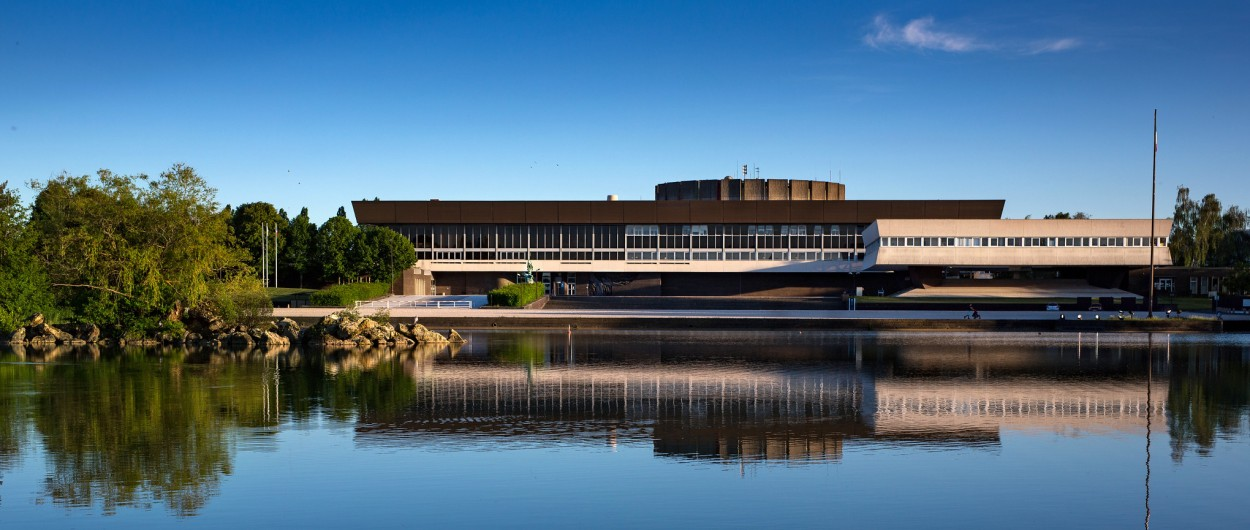
#> input picture poster/results/polyt.jpg, 1250 x 530 px
$ python 13_tile_overlap_polyt.py
#> lines starting #> are read from the running program, lines starting #| are printed output that depends on the picture
"""
poster/13_tile_overlap_polyt.py — tile_overlap_zoom sur polyt.jpg (crop 1920x1080)
"""
import os
import numpy as np
import matplotlib.pyplot as plt
import matplotlib.patches as patches
from PIL import Image

RESULTS = os.path.join(os.path.dirname(__file__), "results")
IMG_PATH = os.path.join(RESULTS, "polyt.jpg")
OUT_PATH = os.path.join(RESULTS, "tile_overlap_zoom_polyt.png")

PATCH_SIZE = 256
OVERLAP    = 32
STRIDE     = PATCH_SIZE - OVERLAP
W, H       = 1920, 1080


def get_patch_coords(H, W, patch_size, overlap):
    stride = patch_size - overlap
    coords = []
    y = 0
    while True:
        y0 = min(y, H - patch_size)
        x = 0
        while True:
            x0 = min(x, W - patch_size)
            coords.append((y0, x0))
            if x0 + patch_size >= W:
                break
            x += stride
        if y0 + patch_size >= H:
            break
        y += stride
    return coords


# --- Charger et crop 1920x1080 centré ---
img = Image.open(IMG_PATH).convert("RGB")
#> img is the input picture: PIL image 1250x530 RGB; mean R, G, B 81.1, 109, 128.1
iw, ih = img.size
#> iw = 1250; ih = 530
# Crop centré pour respecter le ratio 1920x1080
target_ratio = W / H
img_ratio = iw / ih
#> img_ratio = 2.36

if img_ratio > target_ratio:
    # Image trop large → crop en largeur
    new_w = int(ih * target_ratio)
#> new_w = 942
    left  = (iw - new_w) // 2
#> left = 154
    img   = img.crop((left, 0, left + new_w, ih))
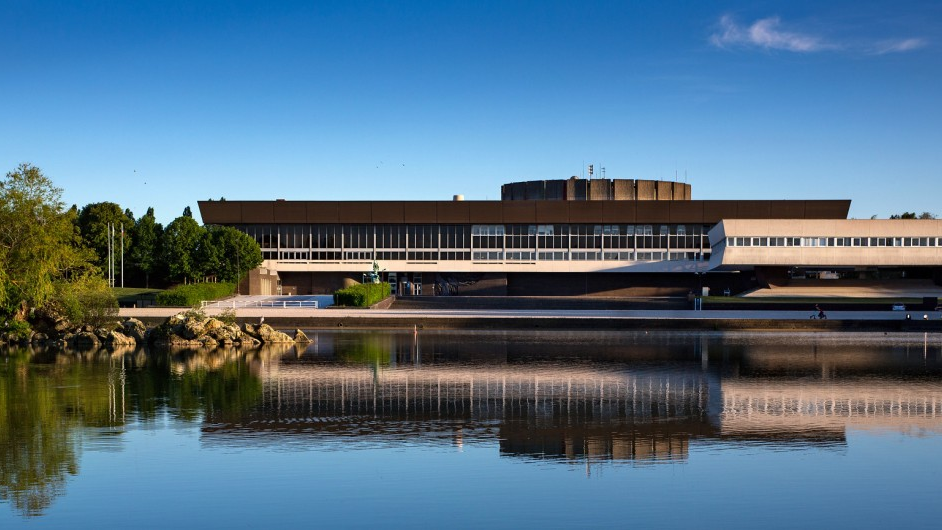
#> img: PIL image 942x530 RGB; mean R, G, B 83.9, 112.4, 133.2
else:
    # Image trop haute → crop en hauteur
    new_h = int(iw / target_ratio)
    top   = (ih - new_h) // 2
    img   = img.crop((0, top, iw, top + new_h))

img = img.resize((W, H), Image.LANCZOS)
#> img: PIL image 1920x1080 RGB
frame_img = np.array(img)

# --- Zoom sur 3x2 tuiles ---
coords = get_patch_coords(H, W, PATCH_SIZE, OVERLAP)
n_x = len(set(c[1] for c in coords))
n_y = len(set(c[0] for c in coords))

n_show_x = min(3, n_x)
n_show_y = min(2, n_y)
coords_show = [c for c in coords
               if c[1] // STRIDE < n_show_x and c[0] // STRIDE < n_show_y]

x_min = min(c[1] for c in coords_show)
x_max = min(max(c[1] for c in coords_show) + PATCH_SIZE, W)
y_min = min(c[0] for c in coords_show)
y_max = min(max(c[0] for c in coords_show) + PATCH_SIZE, H)

crop_zoom = frame_img[y_min:y_max, x_min:x_max]
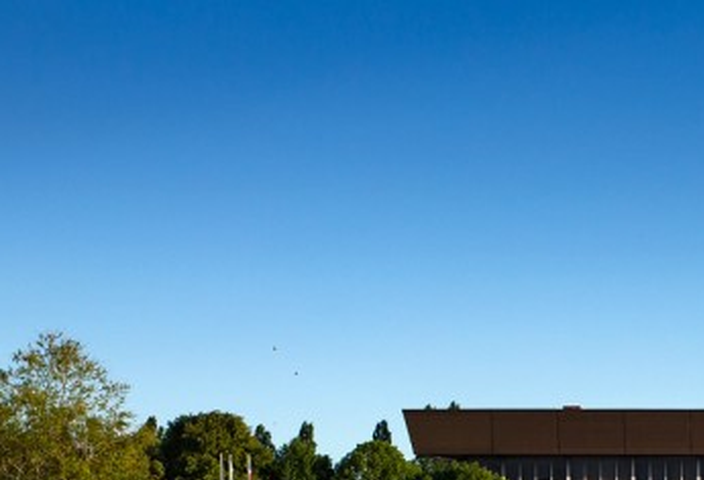
#> crop_zoom: shape (480, 704, 3); mean R, G, B 87.1, 147.3, 192

fig, ax = plt.subplots(figsize=(12, 7))
ax.imshow(crop_zoom, alpha=0.85)

tile_colors = [
    ("#3498db", "Tile A"), ("#e74c3c", "Tile B"), ("#2ecc71", "Tile C"),
    ("#9b59b6", "Tile D"), ("#f39c12", "Tile E"), ("#1abc9c", "Tile F"),
]

for i, (y0, x0) in enumerate(coords_show):
    col, lbl = tile_colors[i % len(tile_colors)]
    lx, ly = x0 - x_min, y0 - y_min

    ax.add_patch(patches.Rectangle((lx, ly), PATCH_SIZE, PATCH_SIZE,
                                    linewidth=0, facecolor=col, alpha=0.15))
    ax.add_patch(patches.Rectangle((lx, ly), PATCH_SIZE, PATCH_SIZE,
                                    linewidth=2.0, edgecolor=col, facecolor="none", alpha=0.9))
    ax.text(lx + PATCH_SIZE / 2, ly + PATCH_SIZE / 2, lbl,
            ha="center", va="center", fontsize=10, fontweight="bold",
            color="white", bbox=dict(boxstyle="round,pad=0.3", fc=col, alpha=0.8))

# Overlap zones
for i, (y0a, x0a) in enumerate(coords_show):
    for j, (y0b, x0b) in enumerate(coords_show):
        if i >= j:
            continue
        if y0a == y0b and x0b == x0a + STRIDE:
            lx = x0a + STRIDE - x_min
            ly = y0a - y_min
            ax.add_patch(patches.Rectangle((lx, ly), OVERLAP, PATCH_SIZE,
                                            linewidth=1.5, edgecolor="#f1c40f",
                                            facecolor="#f1c40f", alpha=0.45))
            ax.text(lx + OVERLAP / 2, ly + PATCH_SIZE / 2,
                    f"{OVERLAP}px\noverlap", ha="center", va="center",
                    fontsize=7, color="black",
                    bbox=dict(boxstyle="round,pad=0.1", fc="yellow", alpha=0.9))
        if x0a == x0b and y0b == y0a + STRIDE:
            lx = x0a - x_min
            ly = y0a + STRIDE - y_min
            ax.add_patch(patches.Rectangle((lx, ly), PATCH_SIZE, OVERLAP,
                                            linewidth=1.5, edgecolor="#f1c40f",
                                            facecolor="#f1c40f", alpha=0.45))
            ax.text(lx + PATCH_SIZE / 2, ly + OVERLAP / 2,
                    f"{OVERLAP}px overlap", ha="center", va="center",
                    fontsize=7, color="black",
                    bbox=dict(boxstyle="round,pad=0.1", fc="yellow", alpha=0.9))

ax.set_xlim(0, x_max - x_min)
ax.set_ylim(y_max - y_min, 0)
ax.set_title(
    f"Tiling with overlap — patch={PATCH_SIZE}×{PATCH_SIZE}px | overlap={OVERLAP}px (yellow) | stride={STRIDE}px\n"
    f"Pixels in overlap regions are predicted by 2 tiles and averaged",
    fontsize=11, fontweight="bold"
)
ax.set_xlabel("x (pixels)", fontsize=9)
ax.set_ylabel("y (pixels)", fontsize=9)

handles = [
    patches.Patch(facecolor="steelblue", edgecolor="white", alpha=0.6, label=f"Tile (256×256px)"),
    patches.Patch(facecolor="yellow",    edgecolor="black",  alpha=0.6, label=f"Overlap ({OVERLAP}px) — averaged"),
]
ax.legend(handles=handles, loc="lower right", fontsize=9)

plt.tight_layout()
plt.savefig(OUT_PATH, dpi=150, bbox_inches="tight")
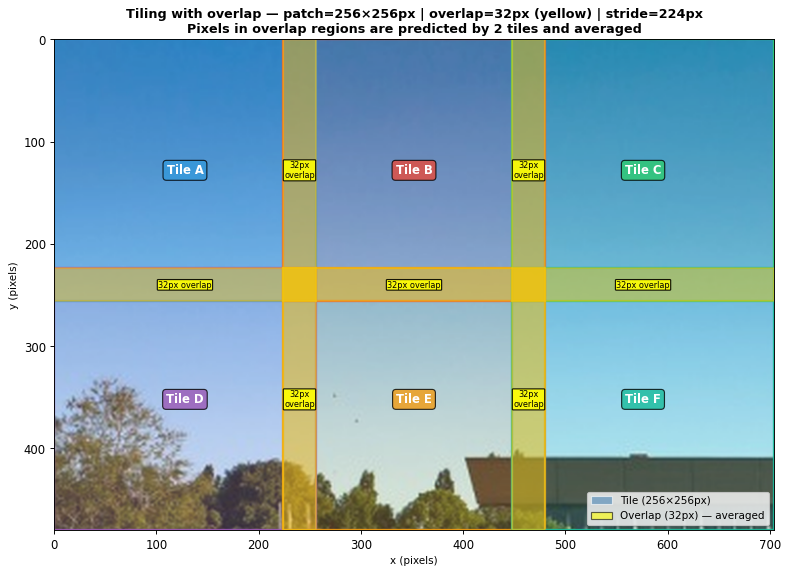
#> figure drawn by matplotlib, 1 panel
plt.close()
print(f"Saved: {OUT_PATH}")

$ run again, with poster/results/comparison_000.png saved as poster/results/polyt.jpg
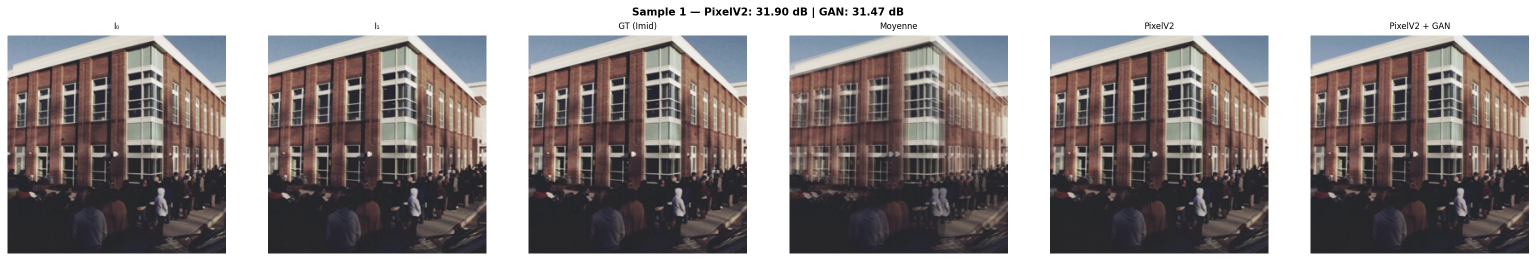
#> input picture poster/results/comparison_000.png, 3072 x 522 px (shown at 1/2 size)
#> img is the input picture: PIL image 3072x522 RGB; mean R, G, B 144.5, 137.4, 136.7
#> `crop_zoom = frame_img[y_min:y_max, x_min:x_max]`:
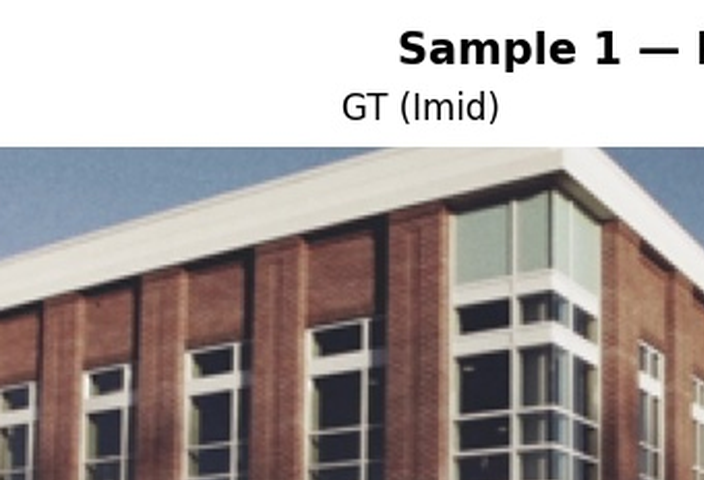
#> crop_zoom: shape (480, 704, 3); mean R, G, B 169.5, 161, 158.8
#> `plt.savefig(OUT_PATH, dpi=150, bbox_inches="tight")`:
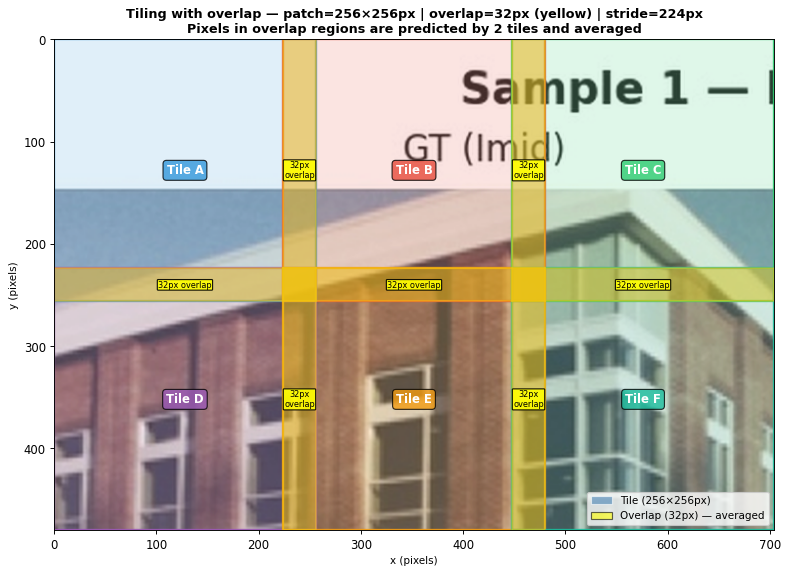
#> figure drawn by matplotlib, 1 panel
